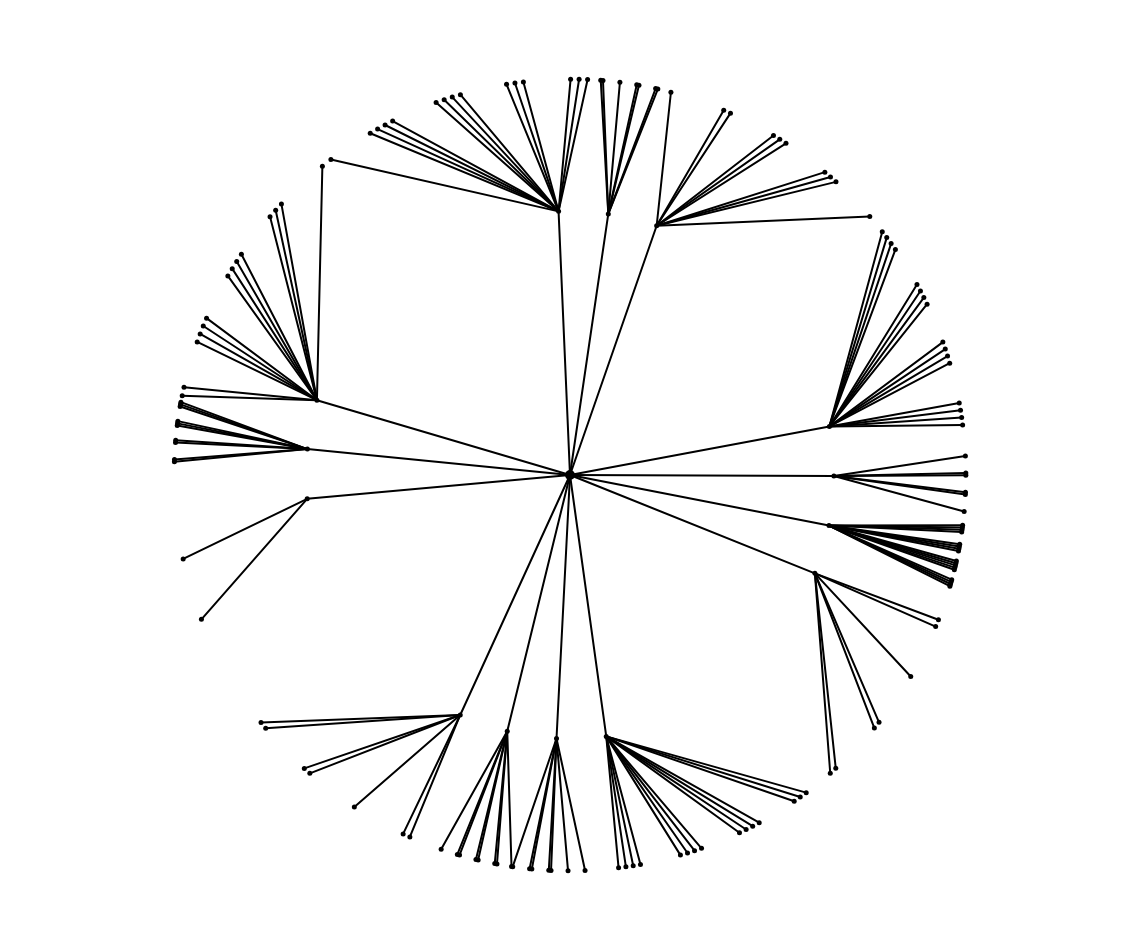
Frame 1 (no input)
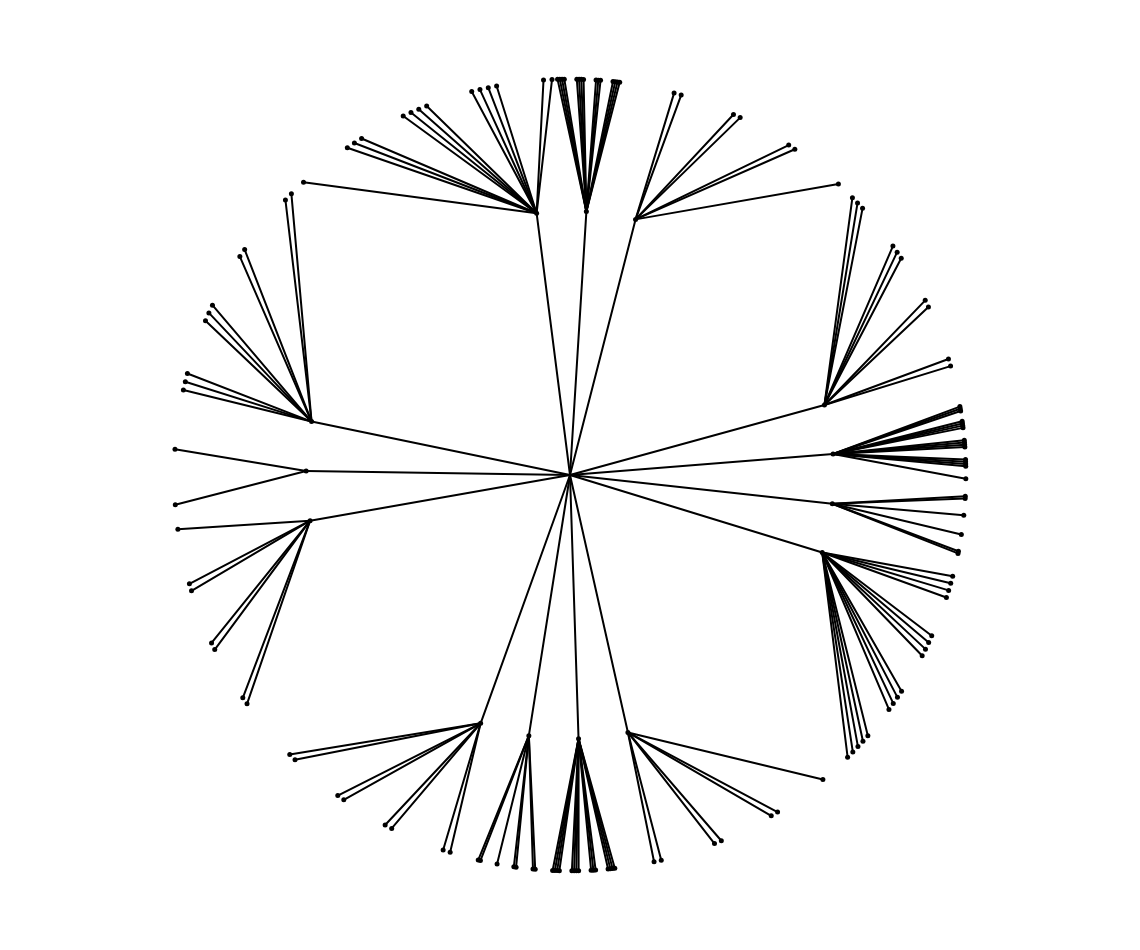
Frame 2 (the mouse pressed at the canvas centre, redrawn once)

The p5.js sketch that drew these frames (run headless with seeded random() and noise() and a simulated clock; the mouse was pressed at the canvas centre and the sketch redrawn once):

// p5.js sketch
// ── sketch.js
function randfloat(min, max) {
    return Math.random() * (max - min) + min;
}

function randint(min, max) {
    return Math.round(randfloat(min, max))
}

function sortAscending(myArray) {
    myArray.sort(function(a, b){return a-b});
}

function randRGB() {
    return [randint(0,255), randint(0,255), randint(0,255)]
}

function k_stroke(colorArray) {
    stroke(colorArray[0], colorArray[1], colorArray[2])
}

function k_fill(colorArray) {
    fill(colorArray[0], colorArray[1], colorArray[2])
}

function k_point(vec) {
    point(vec[0], vec[1])
}

function k_line(vec1, vec2) {
    line(vec1[0], vec1[1], vec2[0], vec2[1])
}

function k_circle(centre, radius) {
    circle(centre[0], centre[1], 2 * radius)
}

function recursiveBinaryTree(n) {
    if(n <= 1) {
        return [[], [], "leaf"]
    } else {
        return [recursiveBinaryTree(n - 1), recursiveBinaryTree(n -1), "middle"]
    }
}

function wrappingAvg(theta1, theta2, max) {
    if(theta1 < theta2) {

    }
}

let normalTree = (depth, mean, variance) => {
    if(depth <= 1) {
        let childNode = {
            "children": [],
            "height": depth
        }
        return childNode
    } else {
        let children = []
        let n_children = abs(randomGaussian(mean, variance))
        //console.log(n_children)
        for(var i = 0; i < n_children; i++) {
            //console.log("A at depth " + depth + " and i = " + i)
            var newDepth = depth - 1
            var newMean = mean
            var newVariance = variance
            children.push(normalTree(newDepth, newMean, newVariance))
            //console.log("B at depth " + depth + " and i = " + i)
        }
        let node = {
            "children": children,
            "height": depth
        }
        return node
    }
}

function colorVariant() {
    new_hue = (hue + randomGaussian(0, 10)) % 100
    new_saturation = 100 
    new_brigthness = 100
    return [new_hue, new_saturation, new_brigthness]
}

let PHI = 1.61803398
let TWORAD = 2 * Math.PI
let canvWidth = window.innerWidth * 0.95
let canvHeight = window.innerHeight * 0.95
let maxRadius = null
let middle = null

let treeDepth = 3 //randint(4, 10)
let mean_n_children = 10
let variance_n_children = 5

let hue = randfloat(10, 90)
let title = 'hej'

let tree = []

function setup() {
    createCanvas(canvWidth, canvHeight)
    //colorMode(HSB, 100)
    maxRadius = min(canvWidth, canvHeight) * 0.45
    middle = [canvWidth / 2, canvHeight / 2]
    strokeWeight(10)
    tree = normalTree(treeDepth, mean_n_children, variance_n_children)
    noLoop()
}

let traverseTree = (tree, beginning, end, previousNode) => {
    if(tree.children.length < 2) {
        //console.log("Stopping")
        return 0
    }
    var radius = (min(canvHeight, canvWidth) / (1.2 * tree.height))
    
    var window = end - beginning
    if(beginning > end) {
        var partA = TWORAD - beginning
        window = partA + end
    }
    //console.log("Beginning: " + beginning + " End: " + end + " Window: " + window)

    var x = (treeDepth - tree.height) + 1
    var thetas = []
    var thetaBorders = []
    var thetaOffset = randfloat(beginning, end)
    for(var i = 0; i < tree.children.length; i++) {
        var theta = (beginning + ((thetaOffset + i * PHI * (window / TWORAD)) % window)) % TWORAD // randfloat(beginning, end)
        thetas.push(theta)
    }
    sortAscending(thetas)
    //console.log("Thetas: " + thetas)
    for(var i = 1; i < thetas.length; i++) {
        thetaBorder = (beginning + (((thetas[i - 1] + thetas[i]) / 2)) % window) % TWORAD
        thetaBorders.push(thetaBorder)
    }
    thetaBorders.push(((thetas[thetas.length - 1] + TWORAD + thetas[0]) / 2) % window)
    //sortAscending(thetaBorders)
    //console.log("Borders: " + thetaBorders)

    console.log("Traversing this tree")
    console.log(tree)
    console.log("Beginning: " + beginning + " End: " + end + " Window: " + window)
    console.log("Thetas: " + thetas)
    console.log("Theta-borders: " + thetaBorders)

    stroke(0,0,0)
    var nodes = []
    for(var i = 0; i < thetas.length; i++) {
        var nodeX = middle[0] + radius * Math.cos(thetas[i])
        var nodeY = middle[1] + radius * Math.sin(thetas[i])
        var node = [nodeX, nodeY]
        nodes.push(node)
        strokeWeight(5)
        k_point(node)
        strokeWeight(2)
        k_line(previousNode, node)
    }

    /*
    stroke(255, 0, 0)
    for(var i = 0; i < thetaBorders.length; i++) {
        var nodeX = middle[0] + 1000 * Math.cos(thetaBorders[i])
        var nodeY = middle[1] + 1000 * Math.sin(thetaBorders[i])
        var borderPoint = [nodeX, nodeY]
        k_line(middle, borderPoint)
    }
    stroke(0, 0, 0)
    */

    //print("Theta last: " + thetas[thetaBorders.length - 1])
    //print("Theta0 border 1: " + thetaBorders[thetaBorders.length - 2])
    //print("Theta0 border 2: " + thetaBorders[thetaBorders.length - 1])
    traverseTree(tree.children[0], thetaBorders[thetaBorders.length - 1], thetaBorders[0], nodes[0]) 

    for(var i = 1; i < tree.children.length; i++) {
        var node = nodes[i]
        if(tree.children[i].children.length > 0) {
            
            var newBeginning = thetaBorders[i - 1]
            var newEnd = thetaBorders[i]
            console.log("Call trav: Beginning: " + newBeginning + " End: " + newEnd)
            traverseTree(tree.children[i], newBeginning, newEnd, node)
        } 
    }

    return 1;
}

function draw() {
    clear()
    k_point(middle)
    traverseTree(tree, 0, 2 * Math.PI, middle)
}
